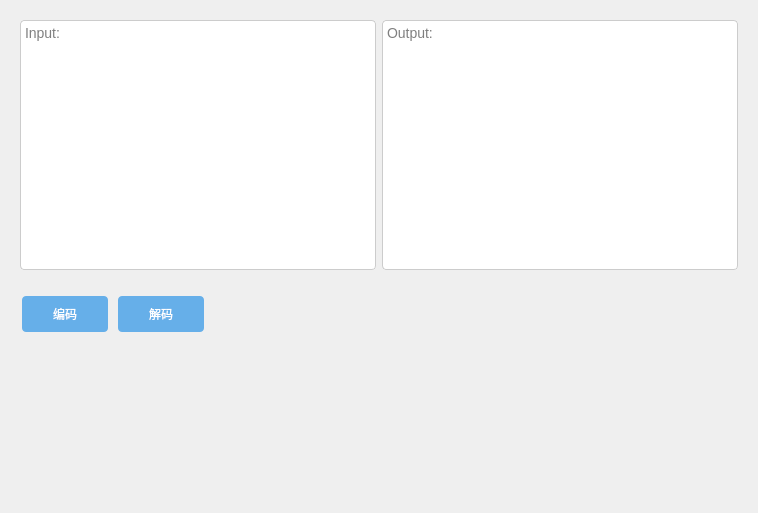
<?xml version="1.0" encoding="UTF-8"?>
<ui version="4.0">
 <class>ExampleWidget</class>
 <widget class="QWidget" name="ExampleWidget">
  <property name="geometry">
   <rect>
    <x>0</x>
    <y>0</y>
    <width>758</width>
    <height>513</height>
   </rect>
  </property>
  <property name="minimumSize">
   <size>
    <width>90</width>
    <height>40</height>
   </size>
  </property>
  <property name="windowTitle">
   <string>Form</string>
  </property>
  <layout class="QVBoxLayout" name="verticalLayout">
   <item>
    <widget class="QWidget" name="widget" native="true">
     <property name="maximumSize">
      <size>
       <width>16777215</width>
       <height>280</height>
      </size>
     </property>
     <layout class="QHBoxLayout" name="horizontalLayout">
      <item>
       <widget class="QPlainTextEdit" name="txt_left">
        <property name="styleSheet">
         <string notr="true">QPlainTextEdit {
font-size: 14px;
color: #000;
font: 11pt &quot;微软雅黑&quot;;
background-color: #ffffff;
border: 1px solid #cccccc;
border-radius: 4px;
-webkit-box-shadow: inset 0 1px 1px rgba(0, 0, 0, 0.075);
box-shadow: inset 0 1px 1px rgba(0, 0, 0, 0.075);
-webkit-transition: border-color ease-in-out .15s, box-shadow ease-in-out .15s;
transition: border-color ease-in-out .15s, box-shadow ease-in-out .15s;
}

QPlainTextEdit:focus {
border-color: #66afe9;
outline: 0;
-webkit-box-shadow: inset 0 1px 1px rgba(0,0,0,.075), 0 0 8px rgba(102, 175, 233, 0.6);
box-shadow: inset 0 1px 1px rgba(0,0,0,.075), 0 0 8px rgba(102, 175, 233, 0.6);
}</string>
        </property>
        <property name="lineWrapMode">
         <enum>QPlainTextEdit::WidgetWidth</enum>
        </property>
        <property name="placeholderText">
         <string>Input:</string>
        </property>
       </widget>
      </item>
      <item>
       <widget class="QPlainTextEdit" name="txt_right">
        <property name="minimumSize">
         <size>
          <width>0</width>
          <height>250</height>
         </size>
        </property>
        <property name="maximumSize">
         <size>
          <width>16777215</width>
          <height>250</height>
         </size>
        </property>
        <property name="styleSheet">
         <string notr="true">QPlainTextEdit {
font-size: 14px;
color: #000;
font: 11pt &quot;微软雅黑&quot;;
background-color: #ffffff;
border: 1px solid #cccccc;
border-radius: 4px;
-webkit-box-shadow: inset 0 1px 1px rgba(0, 0, 0, 0.075);
box-shadow: inset 0 1px 1px rgba(0, 0, 0, 0.075);
-webkit-transition: border-color ease-in-out .15s, box-shadow ease-in-out .15s;
transition: border-color ease-in-out .15s, box-shadow ease-in-out .15s;
}

QPlainTextEdit:focus {
border-color: #66afe9;
outline: 0;
-webkit-box-shadow: inset 0 1px 1px rgba(0,0,0,.075), 0 0 8px rgba(102, 175, 233, 0.6);
box-shadow: inset 0 1px 1px rgba(0,0,0,.075), 0 0 8px rgba(102, 175, 233, 0.6);
}</string>
        </property>
        <property name="readOnly">
         <bool>true</bool>
        </property>
        <property name="placeholderText">
         <string>Output:</string>
        </property>
       </widget>
      </item>
     </layout>
    </widget>
   </item>
   <item>
    <widget class="QWidget" name="widget_2" native="true">
     <property name="maximumSize">
      <size>
       <width>1111111</width>
       <height>58</height>
      </size>
     </property>
     <layout class="QHBoxLayout" name="horizontalLayout_2">
      <item>
       <widget class="QPushButton" name="btn_encode">
        <property name="minimumSize">
         <size>
          <width>90</width>
          <height>40</height>
         </size>
        </property>
        <property name="maximumSize">
         <size>
          <width>90</width>
          <height>40</height>
         </size>
        </property>
        <property name="cursor">
         <cursorShape>PointingHandCursor</cursorShape>
        </property>
        <property name="styleSheet">
         <string notr="true">QPushButton {
    display: inline-block;
    border-radius: 4px;
    background-color: #66afe9;
    border: none;
    color: #FFFFFF;
    text-align: center;
    font: 11pt &quot;微软雅黑&quot;;
    transition: all 0.5s;
    cursor: pointer;
    margin: 2px;
    vertical-align: middle;
}

QPushButton:hover {
    opacity: 1;
    right: 0;
    background-color: #1976d2;
}
</string>
        </property>
        <property name="text">
         <string>编码</string>
        </property>
       </widget>
      </item>
      <item>
       <widget class="QPushButton" name="btn_decode">
        <property name="minimumSize">
         <size>
          <width>90</width>
          <height>40</height>
         </size>
        </property>
        <property name="maximumSize">
         <size>
          <width>90</width>
          <height>40</height>
         </size>
        </property>
        <property name="cursor">
         <cursorShape>PointingHandCursor</cursorShape>
        </property>
        <property name="styleSheet">
         <string notr="true">QPushButton {
    display: inline-block;
    border-radius: 4px;
    background-color: #66afe9;
    border: none;
    color: #FFFFFF;
    text-align: center;
    font: 11pt &quot;微软雅黑&quot;;
    transition: all 0.5s;
    cursor: pointer;
    margin: 2px;
    vertical-align: middle;
}

QPushButton:hover {
    opacity: 1;
    right: 0;
    background-color: #1976d2;
}
</string>
        </property>
        <property name="text">
         <string>解码</string>
        </property>
       </widget>
      </item>
      <item>
       <spacer name="horizontalSpacer">
        <property name="orientation">
         <enum>Qt::Horizontal</enum>
        </property>
        <property name="sizeHint" stdset="0">
         <size>
          <width>40</width>
          <height>20</height>
         </size>
        </property>
       </spacer>
      </item>
     </layout>
    </widget>
   </item>
   <item>
    <spacer name="verticalSpacer">
     <property name="orientation">
      <enum>Qt::Vertical</enum>
     </property>
     <property name="sizeHint" stdset="0">
      <size>
       <width>20</width>
       <height>40</height>
      </size>
     </property>
    </spacer>
   </item>
  </layout>
 </widget>
 <tabstops>
  <tabstop>txt_left</tabstop>
  <tabstop>txt_right</tabstop>
  <tabstop>btn_encode</tabstop>
  <tabstop>btn_decode</tabstop>
 </tabstops>
 <resources/>
 <connections/>
</ui>
